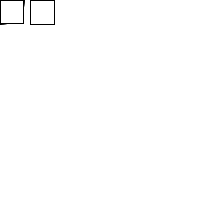
Frame 1 (no input)
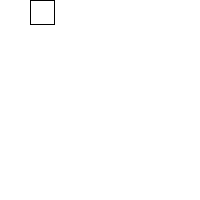
Frame 60 (the mouse pressed at the canvas centre just before this capture)
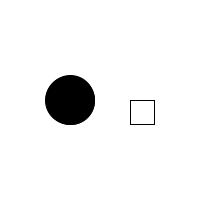
Frame 120 (the mouse held since frame 60 and released just before this capture)

The Processing sketch that drew these frames (run headless with seeded random() and noise(); from frame 60 on, the mouse is pressed at the canvas centre):

// Processing sketch: Ex9_7
// ── Ex9_7.pde
Snake s1;
Snake s2;
void setup(){
  size(200,200);
  
  //Initialize
  s1 = new Snake(50);
  s2 = new Snake(25);
  
}

void draw(){
  background(255);
  
  // Update and display
  s1.update(mouseX-30,mouseY);
  s1.display(50,0);
  
  s2.update(mouseX+30,mouseY);
  s2.display(25,255);
  
  
}

// ── Point.pde
class Point{
 int[] xpos;
 int[] ypos; 
 
 Point(int n){
  xpos = new int[n];
  ypos = new int[n];
 }
 
 void initialise(int newX, int newY){
   for(int i = 0; i < xpos.length - 1; i++){
    xpos[i] = xpos[i+1];
    ypos[i] = ypos[i+1];
   }
   xpos[xpos.length-1] = newX;
   ypos[ypos.length-1] = newY;
 }
 
 void drawSomething(float size,color col){
   if (size > 30){
    for(int i = 0; i < xpos.length; i++){
      stroke(0);
      fill(col);
      ellipse(xpos[i],ypos[i],i,i);
    }
   } else {
     for(int i = 0; i < xpos.length; i++){
      stroke(0);
      fill(col);
      rect(xpos[i],ypos[i],i,i);
   }
  }
 }
}

// ── Snake.pde
class Snake{
  Point point;
 
  Snake(int n){
   point = new Point(n);
  }
  
  void update(int newX, int newY){
   point.initialise(newX,newY);
  }
  
  void display(float size,color col ){
    point.drawSomething(size,col);
  }
}
